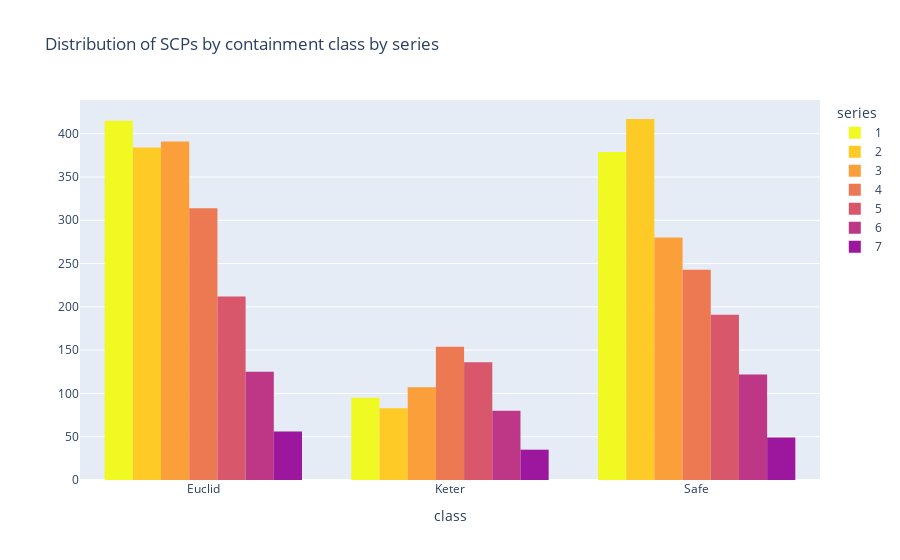

The cell this chart's notebook holds for it:
### Code cell
x_data = class_counts["class"].tolist()
y_data = class_counts["code"].tolist()
color_data = class_counts["series"].tolist()
data = {"class": x_data,
        "total SCPs": y_data,
        "series": color_data}
hist_df = pd.DataFrame(data)
fig1 = px.histogram(hist_df, x="class", y="total SCPs", color="series", color_discrete_sequence=px.colors.sequential.Plasma_r, barmode="group",
                  title="Distribution of SCPs by containment class by series")
fig1.update_layout(yaxis_title="")
fig1.update_layout(xaxis_title="class")
fig1.update_traces(hovertemplate='Total SCPs: %{y}<extra></extra>')
fig1.show()

### Figure 1 — Plotly figure (JSON) as saved in the notebook; plotly's stock layout.template omitted (floating-point values rounded to 4 significant figures)
{"data": [{"alignmentgroup": "True", "bingroup": "x", "histfunc": "sum", "hovertemplate": "Total SCPs: %{y}<extra></extra>", "legendgroup": "1", "marker": {"color": "#f0f921", "pattern": {"shape": ""}}, "name": "1", "offsetgroup": "1", "orientation": "v", "showlegend": true, "type": "histogram", "x": ["Euclid", "Keter", "Safe"], "xaxis": "x", "y": [415, 95, 379], "yaxis": "y"}, {"alignmentgroup": "True", "bingroup": "x", "histfunc": "sum", "hovertemplate": "Total SCPs: %{y}<extra></extra>", "legendgroup": "2", "marker": {"color": "#fdca26", "pattern": {"shape": ""}}, "name": "2", "offsetgroup": "2", "orientation": "v", "showlegend": true, "type": "histogram", "x": ["Euclid", "Keter", "Safe"], "xaxis": "x", "y": [384, 83, 417], "yaxis": "y"}, {"alignmentgroup": "True", "bingroup": "x", "histfunc": "sum", "hovertemplate": "Total SCPs: %{y}<extra></extra>", "legendgroup": "3", "marker": {"color": "#fb9f3a", "pattern": {"shape": ""}}, "name": "3", "offsetgroup": "3", "orientation": "v", "showlegend": true, "type": "histogram", "x": ["Euclid", "Keter", "Safe"], "xaxis": "x", "y": [391, 107, 280], "yaxis": "y"}, {"alignmentgroup": "True", "bingroup": "x", "histfunc": "sum", "hovertemplate": "Total SCPs: %{y}<extra></extra>", "legendgroup": "4", "marker": {"color": "#ed7953", "pattern": {"shape": ""}}, "name": "4", "offsetgroup": "4", "orientation": "v", "showlegend": true, "type": "histogram", "x": ["Euclid", "Keter", "Safe"], "xaxis": "x", "y": [314, 154, 243], "yaxis": "y"}, {"alignmentgroup": "True", "bingroup": "x", "histfunc": "sum", "hovertemplate": "Total SCPs: %{y}<extra></extra>", "legendgroup": "5", "marker": {"color": "#d8576b", "pattern": {"shape": ""}}, "name": "5", "offsetgroup": "5", "orientation": "v", "showlegend": true, "type": "histogram", "x": ["Euclid", "Keter", "Safe"], "xaxis": "x", "y": [212, 136, 191], "yaxis": "y"}, {"alignmentgroup": "True", "bingroup": "x", "histfunc": "sum", "hovertemplate": "Total SCPs: %{y}<extra></extra>", "legendgroup": "6", "marker": {"color": "#bd3786", "pattern": {"shape": ""}}, "name": "6", "offsetgroup": "6", "orientation": "v", "showlegend": true, "type": "histogram", "x": ["Euclid", "Keter", "Safe"], "xaxis": "x", "y": [125, 80, 122], "yaxis": "y"}, {"alignmentgroup": "True", "bingroup": "x", "histfunc": "sum", "hovertemplate": "Total SCPs: %{y}<extra></extra>", "legendgroup": "7", "marker": {"color": "#9c179e", "pattern": {"shape": ""}}, "name": "7", "offsetgroup": "7", "orientation": "v", "showlegend": true, "type": "histogram", "x": ["Euclid", "Keter", "Safe"], "xaxis": "x", "y": [56, 35, 49], "yaxis": "y"}], "layout": {"autosize": true, "barmode": "group", "legend": {"title": {"text": "series"}, "tracegroupgap": 0}, "title": {"text": "Distribution of SCPs by containment class by series"}, "xaxis": {"anchor": "y", "autorange": true, "domain": [0, 1], "range": [-0.5, 2.5], "title": {"text": "class"}, "type": "category"}, "yaxis": {"anchor": "x", "autorange": true, "domain": [0, 1], "range": [0, 438.9], "title": {"text": ""}, "type": "linear"}}}
